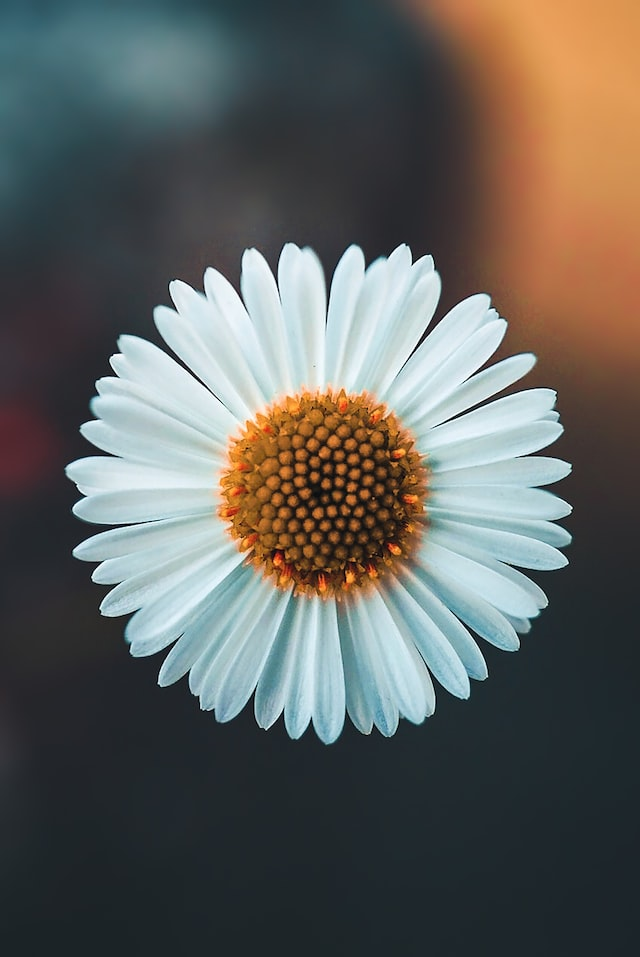
#> input picture picture_4.jpg, 640 x 957 px
$ jupyter execute Image_to_Sketch_Converter.ipynb   (shell and % lines are left out)
#> lines starting #> are read from the running program, lines starting #| are printed output that depends on the picture; after the words box and inside, x2 and y2 are one past the last pixel; in counts of white or black regions, pixels touching at a corner belong together
🔵 Importing necessary librarires

[cell 1]
import cv2
import numpy as np
import matplotlib.pyplot as plt

🟠 Loading the images

[cell 2]
def image_read(filename):
#> called with filename = 'picture_4.jpg'
  image = cv2.imread(filename)
#> image is the input picture: shape (957, 640, 3); mean B, G, R 93.4, 97.1, 96.4
  image = cv2.cvtColor(image, cv2.COLOR_BGR2RGB) # The image is converted from default BGR format to RGB format.
  plt.imshow(image)
  plt.show()
  return image

🟣 Read the image file

[cell 3]
filename  = 'picture_4.jpg'
image = image_read(filename)

original_image = np.copy(image)

🟠 Creating the outline for the images as it is an important part in sketch

[cell 4]
def draw_outline(image, line_thickess, opacity):
#> called with line_thickess = 7, opacity = 5
    gray_image = cv2.cvtColor(image, cv2.COLOR_RGB2GRAY) # The image is converted from default RCB format to GRAY format.
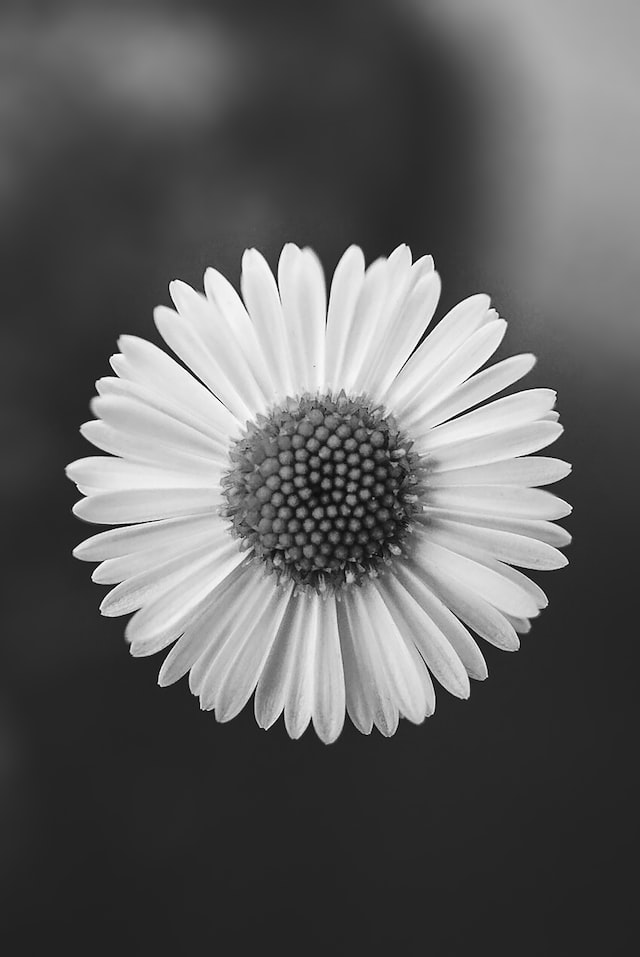
#> gray_image: shape (957, 640); min 0, max 255, mean 96.5
    gray_opacity = cv2.medianBlur(gray_image, opacity)

    outline = cv2.adaptiveThreshold(gray_opacity, 255, cv2.ADAPTIVE_THRESH_MEAN_C,
                                  cv2.THRESH_BINARY, line_thickess, opacity )
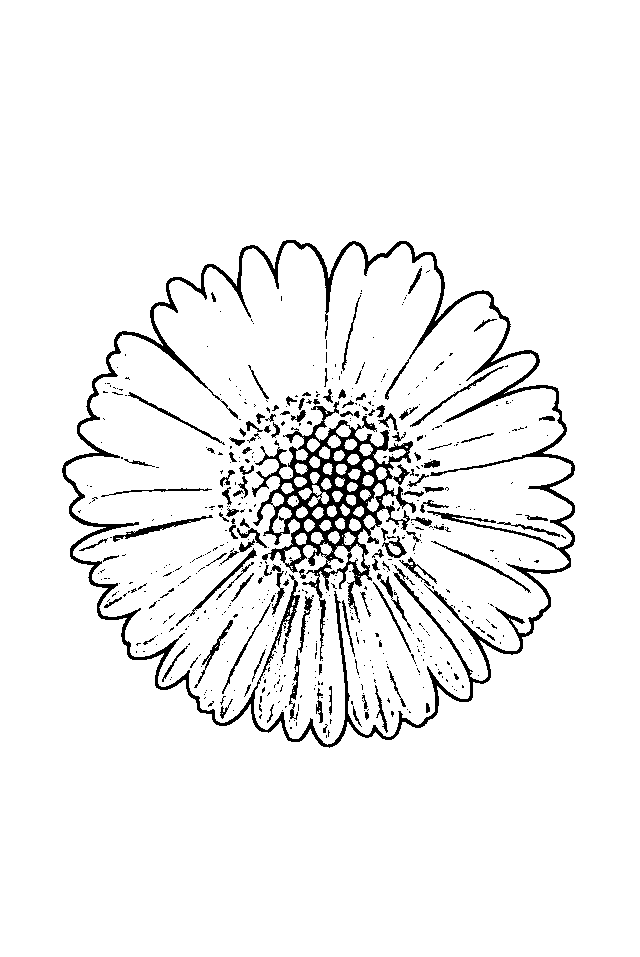
#> outline: shape (957, 640); 94.4% white; 575 black regions (452 under 20 px), largest, box (x1, y1, x2, y2) and area: (62, 240, 575, 748) 14193, (252, 401, 416, 661) 9016, (113, 515, 213, 542) 438

    return outline

[cell 5]
line_thickess, opacity = 7, 5

outline = draw_outline(image, line_thickess, opacity)
plt.imshow(outline, cmap = 'gray')
plt.show()

🔵 Color pallet reduction

[cell 6]
def color_pallet(image, k):

#> called with k = 3
  data = np.float32(image).reshape((-1,3)) # image transformation
  criteria = (cv2.TERM_CRITERIA_EPS+ cv2.TERM_CRITERIA_MAX_ITER, 20, 0.001) # determininng the criteria

  ret, label, center = cv2.kmeans(data, k , None, criteria, 10, cv2.KMEANS_RANDOM_CENTERS)
#> ret = 925040977.2; center = [[169.9, 121.6, 80.46], [44.45, 49.11, 51.93], [188.4, 211.2, 214.8]]
  center = np.uint8(center)
#> center = [[169, 121, 80], [44, 49, 51], [188, 211, 214]]

  result = center[label.flatten()]
  result = result.reshape(image.shape)
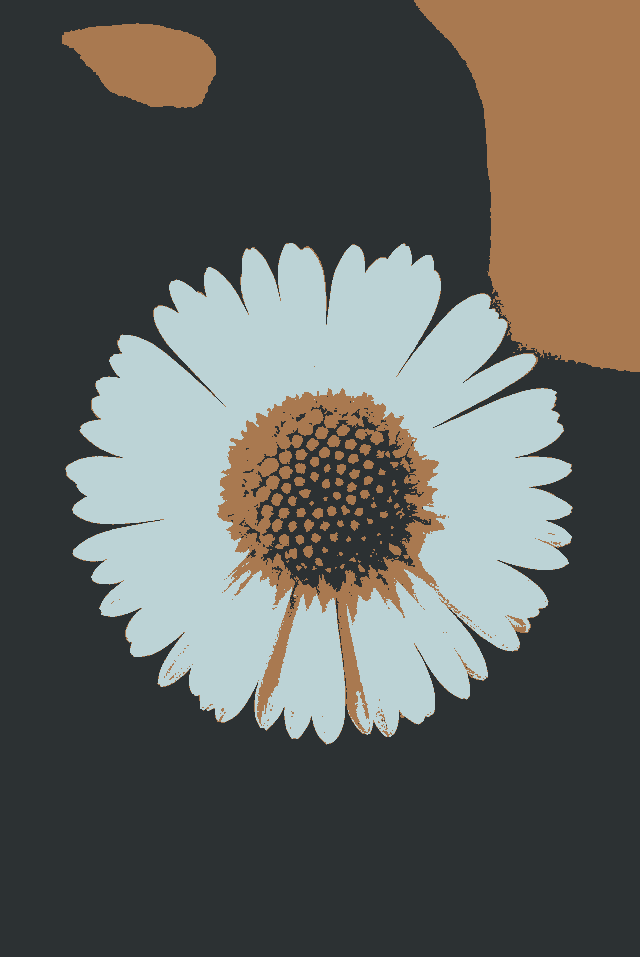
#> result: shape (957, 640, 3); mean R, G, B 95.8, 96.9, 92.6

  return result

[cell 7]
image = color_pallet(image, k = 3) # the value of k represents the number of colors

plt.imshow(image)
plt.show()

🟢 Noise reduction

[cell 8]
denoise = cv2.bilateralFilter(image, d = 10, sigmaColor = 250, sigmaSpace = 250)
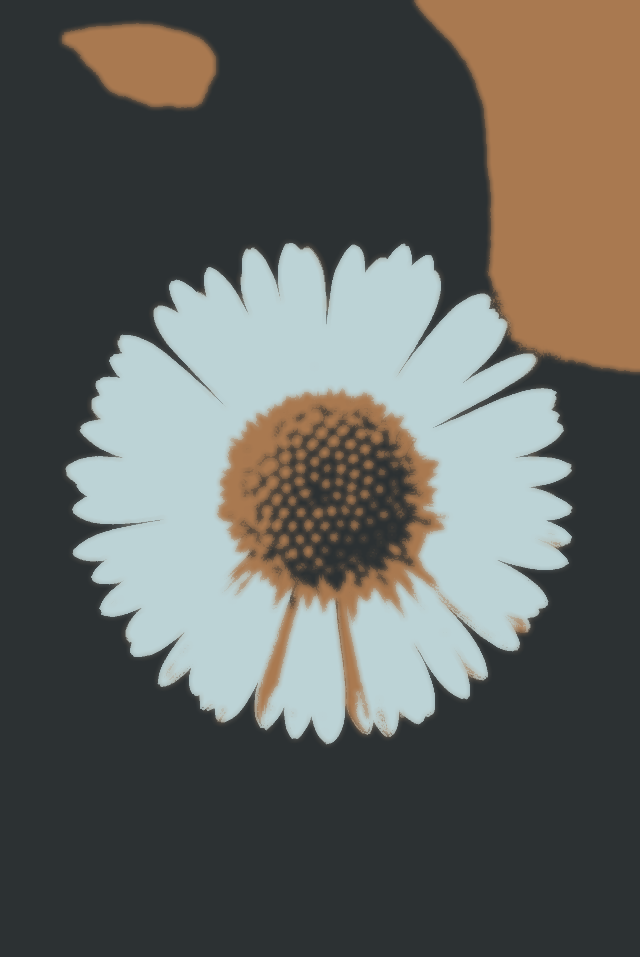
#> denoise: shape (957, 640, 3); mean R, G, B 95.9, 97, 92.7

plt.imshow(denoise)
plt.show()

🟡 Combining the 'color_pallet' and 'edges'

[cell 9]
def sketch():
  combine = cv2.bitwise_and(denoise, denoise, mask = outline )
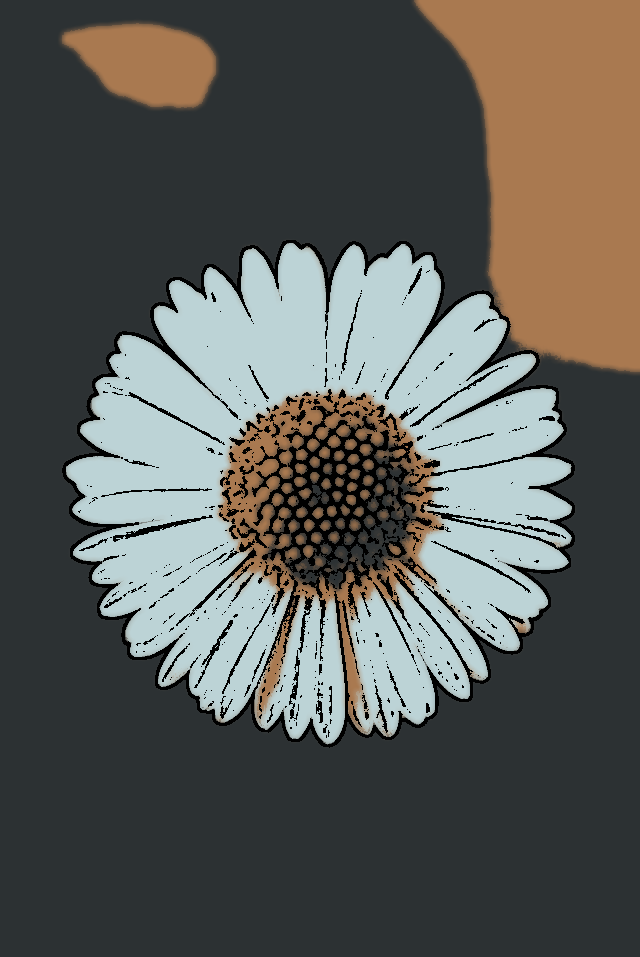
#> combine: shape (957, 640, 3); mean R, G, B 89.6, 90.8, 86.9

  plt.title("Sketch")
  plt.imshow(combine)
  plt. axis('off')
  plt.show()

  plt.title("Original Image")
  plt.imshow(original_image)
  plt. axis('off')
  plt.show()
